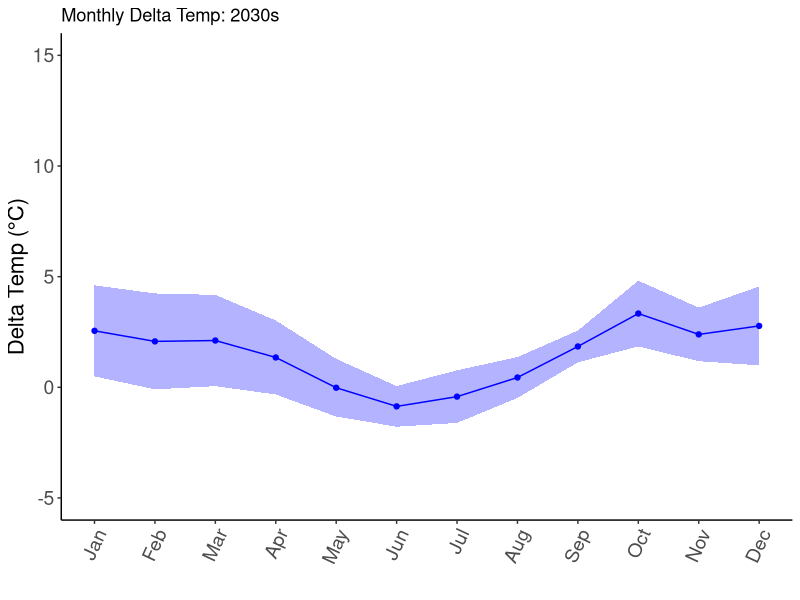
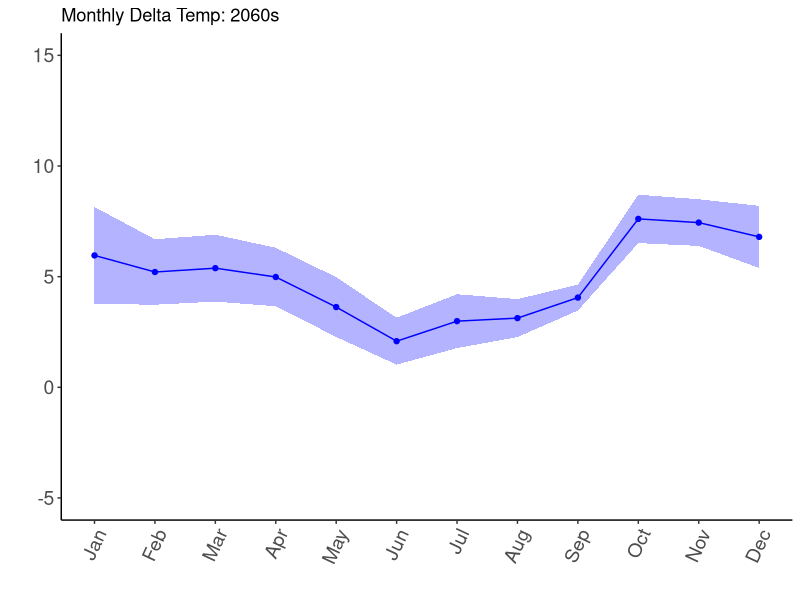
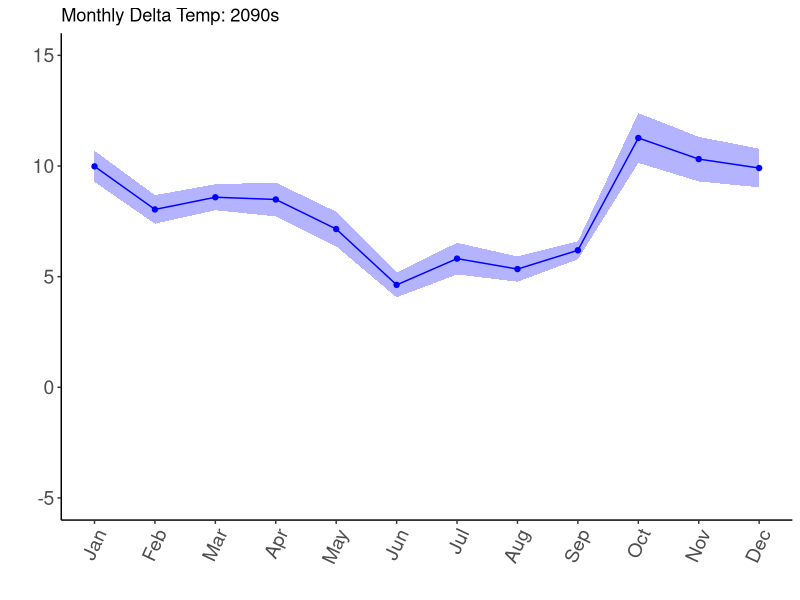
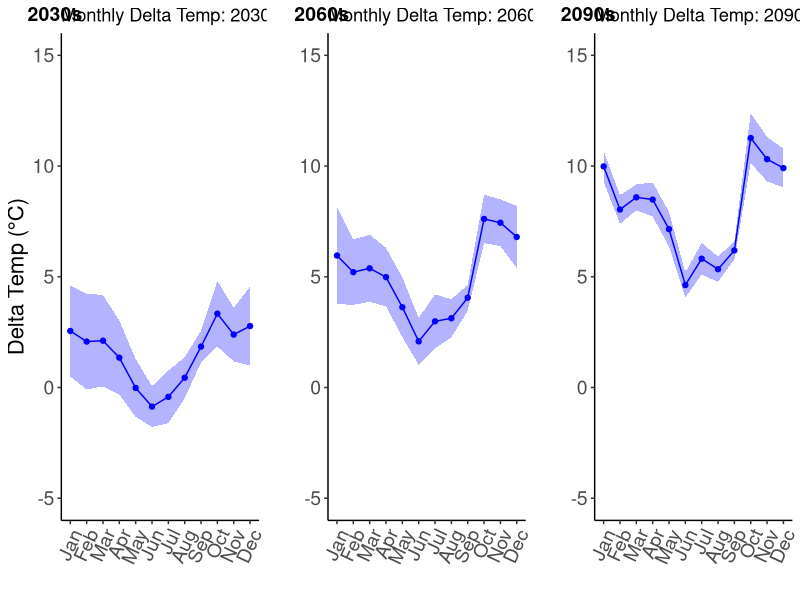

Generate these figures, in order, with R:
#CRD Monthly Temp Changes RCP 8.5

rm(list = ls())

# Load required libraries
library(dplyr)
library(ggplot2)
library(ggpubr)
library(lubridate)

# Read in the dataset (update file path as necessary)
# Assuming the dataset is stored in a CSV file
Mod_CRD85 <- read.csv("Corr_Mod_CRD85.csv")

# Convert 'time' to Date and extract year and month
Mod_CRD85$time <- as.Date(Mod_CRD85$time, format = "%Y-%m-%d")
Mod_CRD85$Year <- year(Mod_CRD85$time)
Mod_CRD85$Month <- format(Mod_CRD85$time, "%B")

# Calculate monthly averages for each decade
calculate_monthly_averages <- function(data, decade_start, decade_end) {
  # Initialize empty dataframe to store monthly averages
  monthly_avg_table <- data.frame(Pond = character(), Month = factor(), AvgTemp = numeric(), Year = integer(), stringsAsFactors = FALSE)
  
  # Loop through each year in the decade
  for (yr in decade_start:decade_end) {
    yearly_data <- data %>%
      filter(Year == yr)
    
    # Loop through each pond
    for (pond_name in unique(data$pond_name)) {
      pond_data <- yearly_data %>%
        filter(pond_name == pond_name)
      
      # Loop through each month
      for (month in month.name) {
        monthly_data <- pond_data %>%
          filter(Month == month)
        
        # Calculate the mean of 'med' for the current month
        avg_temp <- mean(monthly_data$med, na.rm = TRUE)
        
        # Append results to monthly_avg_table dataframe
        monthly_avg_table <- rbind(
          monthly_avg_table,
          data.frame(Pond = pond_name, Month = factor(month, levels = month.name), AvgTemp = avg_temp, Year = yr)
        )
      }
    }
  }
  
  return(monthly_avg_table)
}

# Calculate monthly averages for the historical and projected decades
monthly_means <- calculate_monthly_averages(Mod_CRD85, 2012, 2020)
monthly_avg_2030s <- calculate_monthly_averages(Mod_CRD85, 2030, 2039)
monthly_avg_2060s <- calculate_monthly_averages(Mod_CRD85, 2060, 2069)
monthly_avg_2090s <- calculate_monthly_averages(Mod_CRD85, 2090, 2099)

# Combine all datasets into one dataframe and add a Decade column
monthly_means <- monthly_means %>% mutate(Decade = "2020s")
monthly_avg_2030s <- monthly_avg_2030s %>% mutate(Decade = "2030s")
monthly_avg_2060s <- monthly_avg_2060s %>% mutate(Decade = "2060s")
monthly_avg_2090s <- monthly_avg_2090s %>% mutate(Decade = "2090s")

combined_monthly_avg <- bind_rows(monthly_means, monthly_avg_2030s, monthly_avg_2060s, monthly_avg_2090s)
str(combined_monthly_avg)

# Calculate the difference from the reference year (2020s)
reference_year_avg <- combined_monthly_avg %>%
  filter(Decade == "2020s") %>%
  group_by(Month) %>%
  summarise(avg_temp_ref_year = mean(AvgTemp, na.rm = TRUE))

combined_monthly_avg <- combined_monthly_avg %>%
  left_join(reference_year_avg, by = "Month") %>%
  mutate(diff_AvgTemp = AvgTemp - avg_temp_ref_year)

# Filter out the reference decade for further analysis
DeltaMonthly_CRD85 <- combined_monthly_avg %>% filter(Decade != "2020s")

# Group by Month and Decade, calculate mean and standard deviation of differences
summary_stats2 <- DeltaMonthly_CRD85 %>%
  mutate(Month = format(as.Date(paste0(Month, " 1 2000"), "%B %d %Y"), "%m")) %>%  # Standardize month to numeric
  group_by(Month, Decade) %>%
  summarise(
    mean_diff_AvgTemp = mean(diff_AvgTemp, na.rm = TRUE),
    sd_diff_AvgTemp = sd(diff_AvgTemp, na.rm = TRUE),
    .groups = "drop"
  )
summary_stats2

# Function to create plots for each decade
create_plot <- function(data, decade_label, y_label = "Delta Temp (°C)") {
  data <- data %>% mutate(Month = as.numeric(Month))  # Convert Month to numeric for plotting
  
  ggplot(data, aes(x = Month)) +
    geom_point(aes(y = mean_diff_AvgTemp), color = "blue") +
    geom_line(aes(y = mean_diff_AvgTemp), color = "blue") +
    geom_ribbon(aes(ymin = mean_diff_AvgTemp - sd_diff_AvgTemp, 
                    ymax = mean_diff_AvgTemp + sd_diff_AvgTemp), 
                fill = "blue", alpha = 0.3) +
    scale_x_continuous(breaks = 1:12, labels = month.abb) +
    ylim(-5, 15) +
    theme_classic() +
    labs(x = "", y = y_label, title = paste("Monthly Delta Temp:", decade_label)) +
    theme(
      axis.text.x = element_text(angle = 65, hjust = 1),
      axis.title = element_text(size = 16),
      axis.text = element_text(size = 14)
    )
}

# Create plots for each decade
MonthlyStats_2030 <- summary_stats2 %>% filter(Decade == "2030s")
MonthlyStats_2060 <- summary_stats2 %>% filter(Decade == "2060s")
MonthlyStats_2090 <- summary_stats2 %>% filter(Decade == "2090s")

MonthlyStats_2030Plot <- create_plot(MonthlyStats_2030, "2030s")
MonthlyStats_2030Plot
MonthlyStats_2060Plot <- create_plot(MonthlyStats_2060, "2060s", y_label = "")
MonthlyStats_2060Plot
MonthlyStats_2090Plot <- create_plot(MonthlyStats_2090, "2090s", y_label = "")
MonthlyStats_2090Plot

# Combine the plots into a single panel
DeltaMonth_CRD85_plot <- ggarrange(
  MonthlyStats_2030Plot, 
  MonthlyStats_2060Plot, 
  MonthlyStats_2090Plot, 
  ncol = 3, 
  labels = c("2030s", "2060s", "2090s")
)
DeltaMonth_CRD85_plot

# Save the combined plot
ggsave("Corr_DeltaMonthCRD85.png", plot = DeltaMonth_CRD85_plot, width = 12, height = 3)

# Save data as CSV files for each decade
write.csv(MonthlyStats_2030, file = "Corr_MonthlyStatsCRD85_2030.csv", row.names = FALSE)
write.csv(MonthlyStats_2060, file = "Corr_MonthlyStatsCRD85_2060.csv", row.names = FALSE)
write.csv(MonthlyStats_2090, file = "Corr_MonthlyStatsCRD85_2090.csv", row.names = FALSE)
